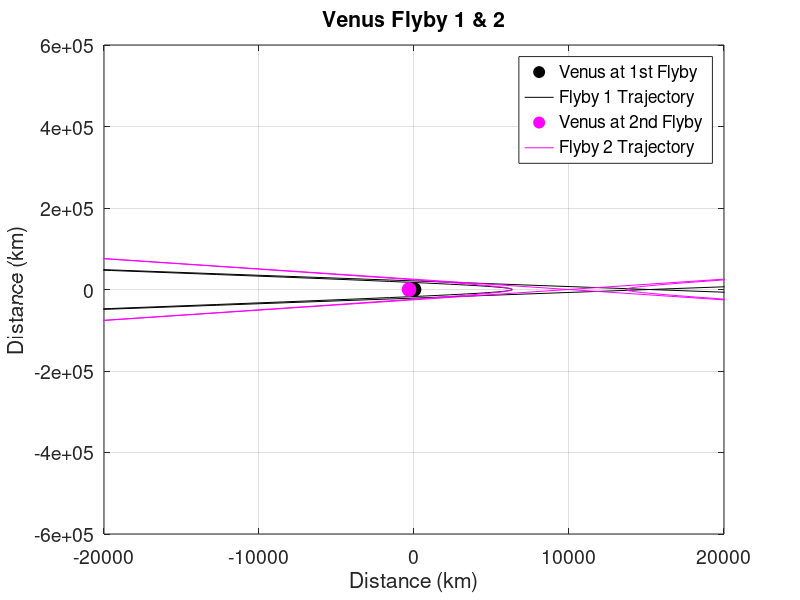

The MATLAB source for this figure:
%% FIRST HYPERBOLIC FLYBY OF VENUS
clear all

% Define the Orbit: Values obtained from Backup_Cassini_Phase_1.m
mu = 324900;
e = 1.70909;
delta = 71.6212; % Degrees
h = 74678.2;
Vp = 11.7863;

% Plot the orbit
figure(2)
theta = linspace(0,2*pi,100);
r = (h^2/mu)*(1./(1+e.*cos(theta)));
[theta,r] = pol2cart(theta,r); 
plot(0,0,'ko','MarkerSize',10,'MarkerFaceColor','k'), hold on, grid on
plot(theta,r,'k')
set(gca, 'fontsize', 14);xlim([-2e+04 0.2e+05])
% title('Venus Flyby 1');legend('Venus','Flyby Trajectory','Location','Best')
xlabel('Distance (km)');ylabel('Distance (km)')
% print -djpeg 'Venus_flyby_1_trajectory.jpg'

%% VENUS FLYBY 2
clear all

% Define the Orbit: Values obtained from Backup_Cassini_Phase_1.m
mu = 324900;
e = 2.72681;
delta = 43.028; % Degrees
h = 87589.3;
Vp = 13.8241;

% Plot the orbit
theta = linspace(0,2*pi,100);
r = (h^2/mu)*(1./(1+e.*cos(theta)));
[theta,r] = pol2cart(theta,r); 
plot(-319,0,'mo','MarkerSize',10,'MarkerFaceColor','m'), hold on, grid on
plot(theta,r,'m')
set(gca, 'fontsize', 14);xlim([-2e+04 0.2e+05])
title('Venus Flyby 1 & 2');
legend('Venus at 1st Flyby','Flyby 1 Trajectory','Venus at 2nd Flyby','Flyby 2 Trajectory','Location','Best')
xlabel('Distance (km)');ylabel('Distance (km)')
print -djpeg 'Both_Venus_flyby_trajectorys.jpg'